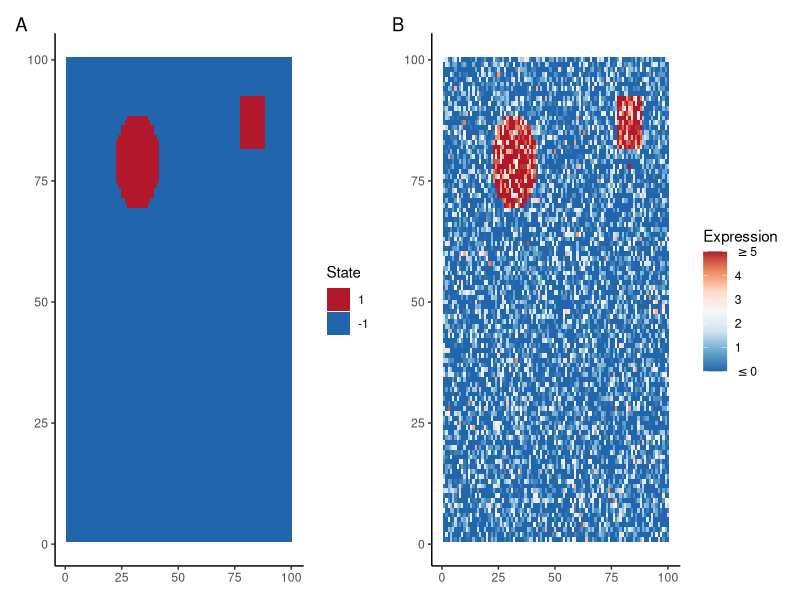

Generate this figure with R: (Note: this script raises an error after producing the figure.)
library(tidyverse)
library(patchwork)
set.seed(100)

#Generate truth
df = expand.grid(x = 1:100, y = 1:100)
df$z = -1

rect_center = sample(10:90, 2, replace = T)
df$z[df$x %in% seq(rect_center[1] - 5, rect_center[1]+5) & df$y %in% seq(rect_center[2] - 5, rect_center[2]+5)] = 1

circ_center = sample(10:90, 2, replace = T)
r = 10 #radius
s = seq(0,r) #sagitta
l = sqrt(2*(r-s)*r-(r-s)^2) #half chord length
for (i in s){
  df$z[(df$x %in% c(circ_center[1] + c(i, -i))) & 
         (df$y > circ_center[2] - l[i+1]) & 
         (df$y < circ_center[2] + l[i+1])] = 1
}

#Plot truth
p1 = ggplot(df, aes(x,y,fill = factor(z, levels = c(1,-1)))) + 
  geom_tile() +
  scale_fill_manual(values = c("#b2182b", "#2166ac")) +
  theme_classic() +
  labs(fill = "State", x = NULL, y = NULL)

#Generate simulated expression
set.seed(100)  
mu = 5
lambda = 0.5
df$Y = rnorm(n = nrow(df), 
             mean = (df$z==1)*mu, 
             sd = 1/sqrt(lambda))

df$j = 1:nrow(df)+3

#Plots
p2 = ggplot(df, aes(x,y,fill = ifelse(Y>5, 5, ifelse(Y<0,0, Y)))) + 
  geom_tile() +
  scale_fill_distiller(palette = "RdBu", labels = c(expression(""<= 0), 1:4, expression("">=5)))+
  theme_classic()+
  labs(fill = "Expression", x = NULL, y = NULL)

p1+p2 + plot_annotation(tag_levels = "A")

#Run mcmc
df_sim_gamma2 = run_mcmc(df = df, gamma = 2)
df_sim_gamma4 = run_mcmc(df = df, gamma = 4)
df_sim_gamma6 = run_mcmc(df = df, gamma = 6)

#Plot mcmc
df$z_gamma2 = colMeans(df_sim_gamma2[-(1:100),-(1:3)])
df$z_gamma4 = colMeans(df_sim_gamma4[-(1:100),-(1:3)])
df$z_gamma6 = colMeans(df_sim_gamma6[-(1:100),-(1:3)])

z_2 = ggplot(df, aes(x,y,fill = z_gamma2)) + 
  geom_tile() +
  scale_fill_distiller(palette = "RdBu", breaks = c(-1,1))+
  theme_classic() +
  labs(x = NULL, y = NULL, fill = "State")
z_4 = ggplot(df, aes(x,y,fill = z_gamma4)) + 
  geom_tile() +
  scale_fill_distiller(palette = "RdBu", breaks = c(-1,1))+
  theme_classic() +
  labs(x = NULL, y = NULL, fill = "State")
z_6 = ggplot(df, aes(x,y,fill = z_gamma6)) + 
  geom_tile() +
  scale_fill_distiller(palette = "RdBu", breaks = c(-1,1))+
  theme_classic() +
  labs(x = NULL, y = NULL, fill = "State")

mu_2 = ggplot(as_tibble(df_sim_gamma2[-(1:100),]), aes(x = i, y = mu)) + geom_line() +
  theme_classic() +
  labs(x = NULL, y = expression(mu)) + 
  geom_hline(yintercept = 5, color = "red") +
  coord_cartesian(ylim = c(4.6, 5.3))
mu_4 = ggplot(as_tibble(df_sim_gamma4[-(1:100),]), aes(x = i, y = mu)) + geom_line() +
  theme_classic() +
  labs(x = NULL, y = expression(mu)) + 
  geom_hline(yintercept = 5, color = "red") +
  coord_cartesian(ylim = c(4.6, 5.3))
mu_6 = ggplot(as_tibble(df_sim_gamma6[-(1:100),]), aes(x = i, y = mu)) + geom_line() +
  theme_classic() +
  labs(x = NULL, y = expression(mu)) + 
  geom_hline(yintercept = 5, color = "red") +
  coord_cartesian(ylim = c(4.6, 5.3))

lambda_2 = ggplot(as_tibble(df_sim_gamma2[-(1:100),]), aes(x = i, y = lambda)) + geom_line() +
  theme_classic() +
  labs(x = NULL, y = expression(lambda)) + 
  geom_hline(yintercept = 0.5, color = "red") +
  coord_cartesian(ylim = c(0.48, 0.55))

lambda_4 = ggplot(as_tibble(df_sim_gamma4[-(1:100),]), aes(x = i, y = lambda)) + geom_line() +
  theme_classic() +
  labs(x = NULL, y = expression(lambda)) + 
  geom_hline(yintercept = 0.5, color = "red") +
  coord_cartesian(ylim = c(0.48, 0.55))

lambda_6 = ggplot(as_tibble(df_sim_gamma6[-(1:100),]), aes(x = i, y = lambda)) + geom_line() +
  theme_classic() +
  labs(x = NULL, y = expression(lambda)) + 
  geom_hline(yintercept = 0.5, color = "red") +
  coord_cartesian(ylim = c(0.48, 0.55))

((z_2+z_4+z_6) +plot_layout(guides = 'collect')) / (mu_2 + mu_4 + mu_6) / (lambda_2 + lambda_4 + lambda_6) + 
  plot_annotation(tag_levels = "A")
df_sim_gamma2 = cbind(df_sim_gamma2, gamma = 2)
df_sim_gamma4 = cbind(df_sim_gamma4, gamma = 4)
df_sim_gamma6 = cbind(df_sim_gamma6, gamma = 6)

sim_mat_tall = as_tibble(rbind(df_sim_gamma2, df_sim_gamma4, df_sim_gamma6))
sim_mat_tall %>%
  filter(i >=100) %>%
  ggplot(aes(x = factor(gamma), y = mu)) + 
  geom_hline(aes(yintercept = 5.0), color = "red") +
  geom_violin(draw_quantiles = 0.5, alpha = 0.5) +
  labs(x = expression(gamma), y = expression(mu))+
  coord_flip()

sim_mat_tall %>%
  filter(i >=100) %>%
  ggplot(aes(x = factor(gamma), y = lambda)) + 
  geom_hline(aes(yintercept = 0.5), color = "red") +
  geom_violin(draw_quantiles = 0.5, alpha = 0.5) +
  labs(x = expression(gamma), y = expression(lambda))+
  coord_flip()
